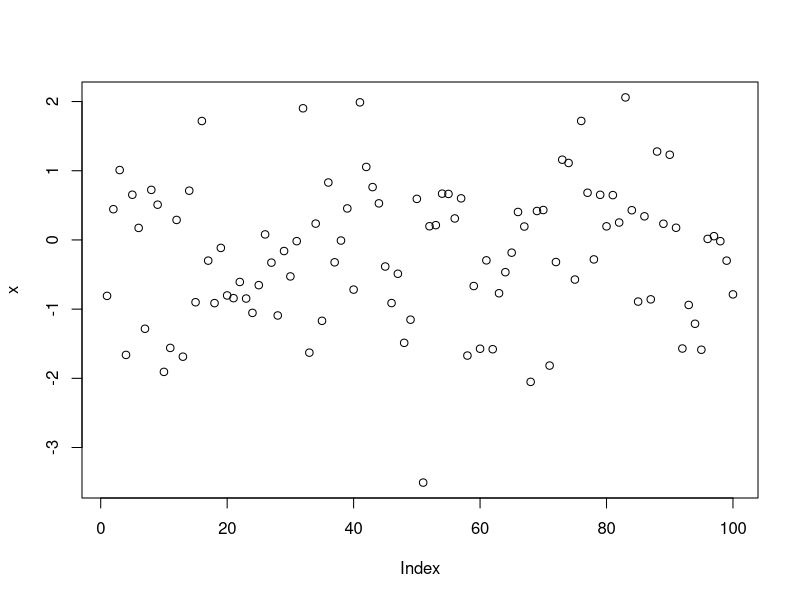
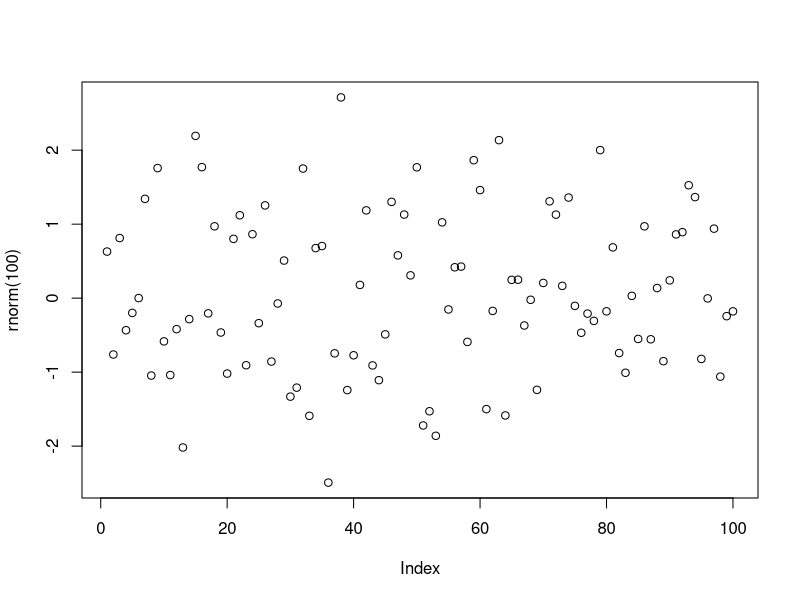

Generate these figures, in order, with R: (Note: this script raises an error after producing the figures.)
# firstscript.r
# remove the variables entered prior
rm(list = ls())
# Generate a list of 100 random numbers
x <- rnorm (100)
# Ploting a list of 100 random numbers
x
plot(x)
# rewrite the code without using variable x

plot(rnorm(100))
# writing vectors
vec1 = c(1,4,6,8,10)
vec[5]
vec1[5]
vec1[3] = 12
vec1
vec2 = seq(from=0, to=1, by=0.25)
vec2
sum(vec1)
vec1 + vec2
# practicing matrices 2 dimensional vectors ncol=#columns and nrow=#rows
mat=matrix(data=c(9,2,3,4,5,6), ncol=3)
mat
p <- c(31:60)
pp <- seq(from = 31, to = 60, by = 0.25)
q <- matrix(p, ncol = 5, nrow = 6)
print(q)
mat[1,2]
mat[2,]
mean(mat)
# Learning data frames

t <- data.frame(x <- c(11,12,14), y <- c(19,20,21), z <- c(10,9,7))
t
t
mean(t$z....c.10..9..7.)
mean(t$z....c.10..9..7.)
mean(t[["z....c.10..9..7."]])


t <- data.frame(x = c(11,12,14), y = c(19,20,21), z = c(10,9,7))
t
t
mean(t$z)
mean(t[["z"]])
x1 <- rnorm(1000)
x1
x2 <- rnorm(1000)
x2
x3 <- rnorm(1000)
x3
t <- data.frame(a = x1, b = x1 + x2, c = x1 + x2 + x3)
# make a data fram but need this line is.data.frame(t) for it to run
is.data.frame(t)
plot(t)
sd(t$c)
mean(t$c)
# Lists dont'n have to have columns don't have to be the same length like matrices  and data frames

L = list (one=1, two=c(1,2), five = seq (0,1, length=5))
L          
# Learning graphics the good stuff key words, par, rgb,lwd,pch and cex
# par means parameter
# rgb creates colors based on intensities
# lwd not sure
# pch adds points to a plot
# cex not sure

plot (rnorm (1000), type="l", col="gold")
hist(rnorm(1000))
plot(t$a, type="l", ylim=range(t), lwd=3, col=rgb(1,0,0,0.3))
lines(t$b, type = "s", lwd=2, col=rgb(0.3, 0.4, 0.3, 0.9))
points(t$c, pch=20, cex=4, col=rgb(0,0,1,0.3))

# not sure why I don't have any changes to commit so move on to reading and writing data files

d = data.frame(a = c(3,4,5), b = c(12,43,54))
d
is.data.frame(d)
d
